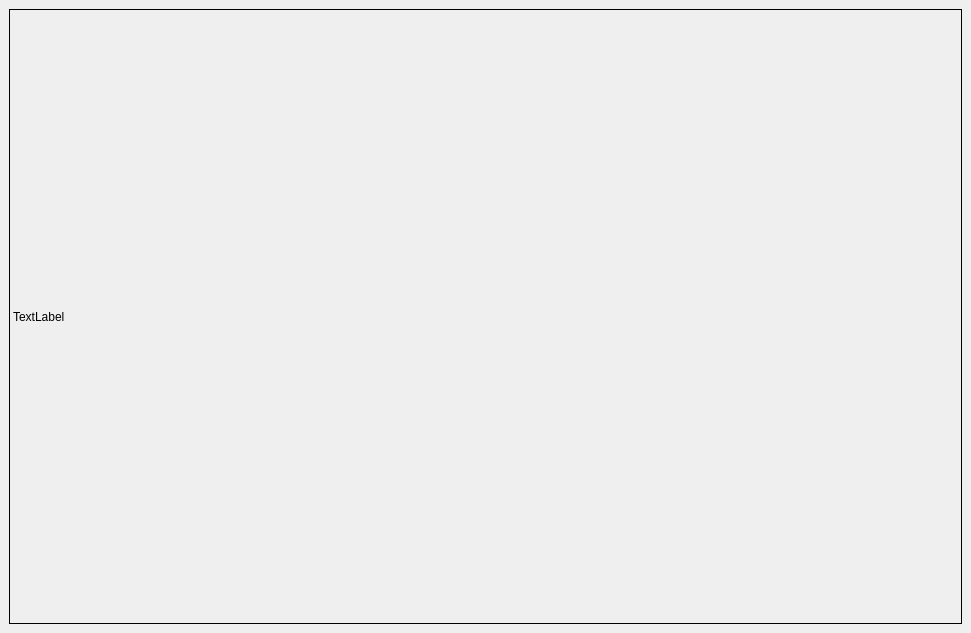
<?xml version="1.0" encoding="UTF-8"?>
<ui version="4.0">
 <class>remote_control</class>
 <widget class="QMainWindow" name="remote_control">
  <property name="geometry">
   <rect>
    <x>0</x>
    <y>0</y>
    <width>971</width>
    <height>633</height>
   </rect>
  </property>
  <property name="windowTitle">
   <string>MainWindow</string>
  </property>
  <widget class="QWidget" name="centralwidget">
   <layout class="QGridLayout" name="gridLayout">
    <item row="0" column="0">
     <widget class="QLabel" name="screen">
      <property name="mouseTracking">
       <bool>true</bool>
      </property>
      <property name="frameShape">
       <enum>QFrame::Box</enum>
      </property>
      <property name="text">
       <string>TextLabel</string>
      </property>
      <property name="scaledContents">
       <bool>true</bool>
      </property>
     </widget>
    </item>
   </layout>
  </widget>
 </widget>
 <resources/>
 <connections/>
</ui>
